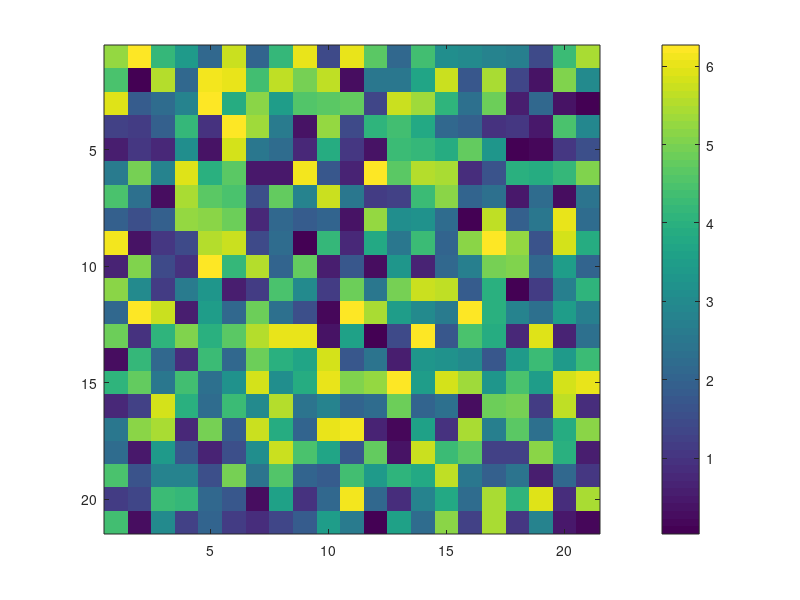

This chart was generated by the following MATLAB code: (Note: this script raises an error after producing the figure.)
clc,clear,close all

%%
reference=ones(21,21);
reference(:,1:11)=0;
%reference(1:2:21,1:2:21)=0;

pseudoPhase=rand(21,21)*2*pi;
figure(),imagesc(pseudoPhase),colorbar

itereationNumber=2;
phaseMap=zeros(21,21);

n=1;
for i=1:21
    for  j=1:21
        frequence(i,j)=round(2.68+(n-1)*(4.82-2.68)/440,3); %  the decimal point more than 3 cannot be resolved, Unit:Hz
        Ts=1/10;  % frame rate of SLM
        t=0:Ts:1000-Ts; % lowering than 1000 is unable to reslove phase correctly
        phase=2*pi*frequence(i,j)*t;
        SLMdisplay(i,j,:)=mod(phase,2*pi);
        n=n+1;
    end
end

for iteration=1:itereationNumber
    if iteration>1
        reference=~reference;
    end

for k=1:size(SLMdisplay,3)
    updatedSLM(:,:,k)= SLMdisplay(:,:,k).*reference-phaseMap;
    realPhase(:,:,k)=updatedSLM(:,:,k)+pseudoPhase;
    % if iteration==1
    % realPhase(:,:,k)=updatedSLM(:,:,k)+pseudoPhase.*reference;
    % else
    %     realPhase(:,:,k)=updatedSLM(:,:,k)+pseudoPhase;
    % end

    %spatialFFT(:,:,k)= abs(fftshift(fft2(Li(:,:,k)))).^2;
end
     updatedSLM=mod(updatedSLM+2*pi,2*pi);
    realPhase=mod(realPhase+2*pi,2*pi);
    Li =  exp(1i*realPhase);
% 

%figure(),imagesc3D(abs(Li))
%figure(),imagesc3D(spatialFFT)
% figure(),imagesc(phaseMap)
figure(),imagesc3D(updatedSLM),colorbar
 figure(),imagesc3D(realPhase),colorbar

%%
%signal=squeeze( spatialFFT(11,11,:));
signal=squeeze(abs(sum(Li,[1 2])).^2);
% figure(),plot(t,signal)
% xlabel('Time (seconds)')
% ylabel('Amplitude')

y=fft(signal);
y(1,1)=0;
z=fftshift(y);
Fs=1/Ts;
%f=(0:length(y)-1)*Fs/length(y);
 fshift=(-0.5*length(y):0.5*length(y)-1)/length(y)*Fs;
% figure(),plot(fshift,abs(z))
% xlabel('Frequency (Hz)')
% ylabel('Magnitude')
% title('shift FFT')
% axis([0 5 0 inf])

tol = max(abs(z))*0.1;
z(abs(z) < tol) = 0;
theta=angle(z);
% figure(),stem(fshift,theta/pi)
% xlabel("Frequency (Hz)")
% ylabel("Phase / \pi")
% grid
% axis([0 5 -inf inf])

for i=1:21
    for j=1:21
        phaseMap(i,j)= theta(frequence(i,j)/Fs*length(y)+length(y)/2+1)+phaseMap(i,j);
    end
end
phaseMap=mod(phaseMap+2*pi,2*pi);

%figure(),imagesc(phaseMap),colorbar
%figure(),imagesc(-phaseMap),colorbar
end


descrepancy=(pseudoPhase-phaseMap);
descrepancy=round(descrepancy,3);
descrepancy=mod(descrepancy,2*pi);
descrepancy=round(descrepancy,3);

figure(),imagesc(phaseMap),colorbar
figure(),imagesc(descrepancy),colorbar


%figure(),imagesc(/pi),colorbar
%figure(),imagesc((phaseMap+pi/2)/pi),colorbar
% figure(),imagesc(test),colorbar